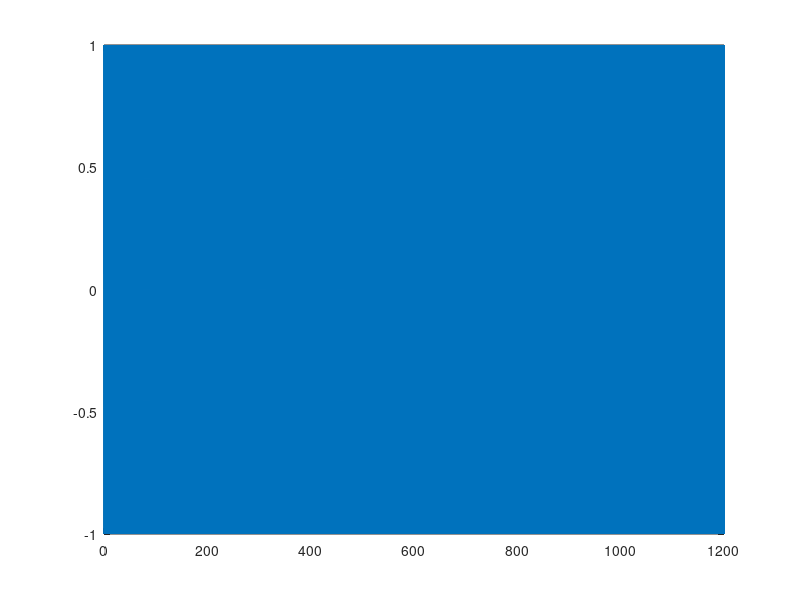

Write MATLAB code to recreate this figure.
%% Code to generate a csv file that contains a signal created by this script for use in APDL input excitation force
clear all

% input parameters
% lt=300; %length of time
Fsteps=0.25; %Hz 0.25 Hz each up step
il=15; %interval length
A=1; %amplitude 
low=5; %low interval
high=25; %high interval
%
hf=high; %highest frequency
dt=1/(20*hf); %time step size
lt=((high-low)/Fsteps)*il;
% Fsteps=(high-low)/(lt/il); %freq step size
Tsteps=dt;
time=dt:Tsteps:il;
excel=[];
% create vector, then write to csv file.
for i=1:(lt/il) %how many intervals
        freq=low+Fsteps*(i-1);
        data=A*sin(time.*freq*2*pi);
        
        excel=[excel data];
end
timeTotal=dt:Tsteps:lt;
% excel=fliplr(excel);
var=[timeTotal' excel'];

figure
plot(timeTotal,(excel))

file='U:\_PhD\APDL\Validation\DuffingValDec17\LinearSweepTS1.csv';
csvwrite(file,var);

